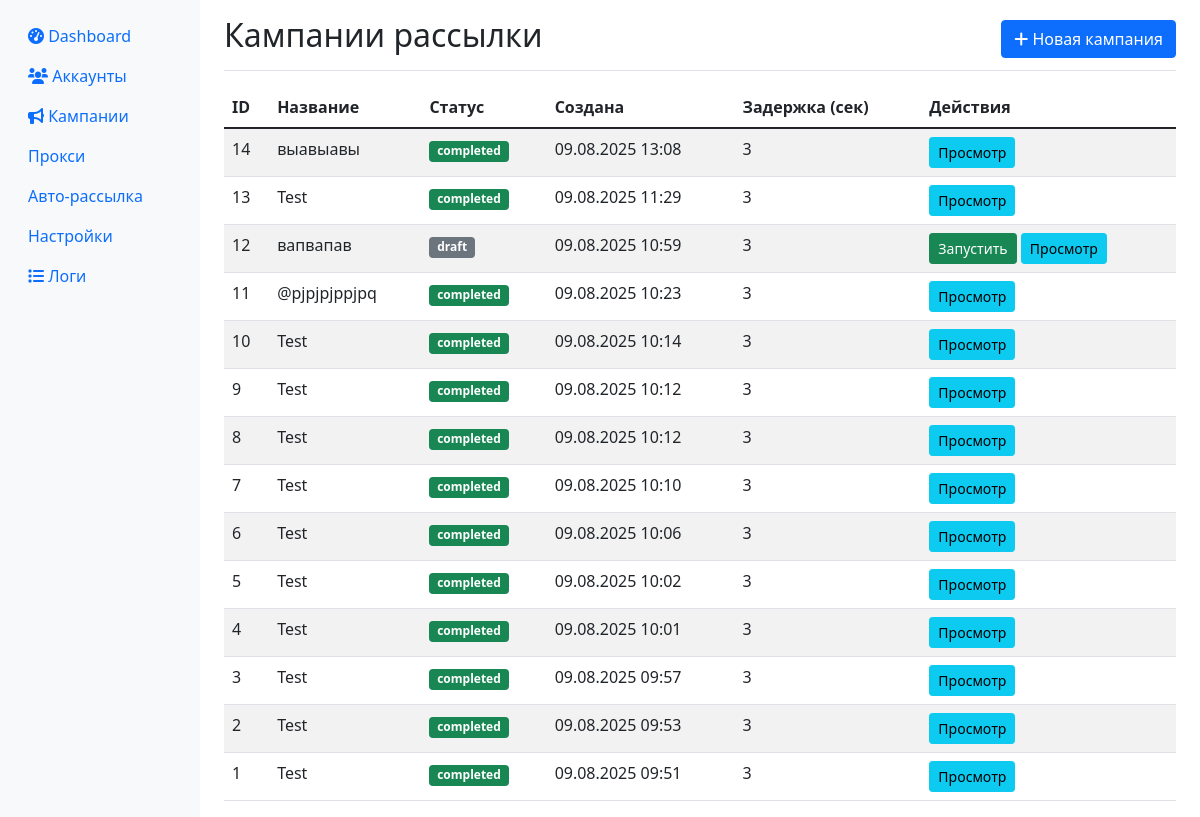
Page /campaigns on the committed database.
### app/database.py (models this page shows)
class Campaign(Base):
    __tablename__ = "campaigns"
    id = Column(Integer, primary_key=True, index=True)
    name = Column(String)
    status = Column(String, default="draft")  # draft, running, paused, completed
    created_at = Column(DateTime, default=datetime.utcnow)
    channel_message = Column(Text)
    group_message = Column(Text)
    private_message = Column(Text)
    delay_seconds = Column(Integer, default=3)
    start_time = Column(DateTime, nullable=True)
    channels_list = Column(Text)  # JSON список каналов
    groups_list = Column(Text)    # JSON список групп
    private_list = Column(Text)   # JSON список приватных чатов
    attachment_path = Column(String, nullable=True)

### app/web.py (the view)
@app.get("/campaigns", response_class=HTMLResponse)
async def campaigns_page(request: Request, db: Session = Depends(get_db)):
    campaigns = db.query(Campaign).order_by(Campaign.created_at.desc()).all()
    return templates.TemplateResponse("campaigns.html", {
        "request": request,
        "campaigns": campaigns
    })

### templates/campaigns.html (shortened to what this page needs)
{% extends "base.html" %}
{% block content %}
<div class="d-flex justify-content-between flex-wrap flex-md-nowrap align-items-center pt-3 pb-2 mb-3 border-bottom">
    <h1 class="h2">Кампании рассылки</h1>
    <a href="/campaigns/new" class="btn btn-primary">
        <i class="fas fa-plus"></i> Новая кампания
    </a>
</div>
<div class="table-responsive">
    <table class="table table-striped">
        <thead>
            <tr>
                <th>ID</th>
                <th>Название</th>
                <th>Статус</th>
                <th>Создана</th>
                <th>Задержка (сек)</th>
                <th>Действия</th>
            </tr>
        </thead>
        <tbody>
            {% for campaign in campaigns %}
            <tr>
                <td>{{ campaign.id }}</td>
                <td>{{ campaign.name }}</td>
                <td>
                    <span class="badge bg-{% if campaign.status == 'running' %}primary{% elif campaign.status == 'completed' %}success{% elif campaign.status == 'paused' %}warning{% else %}secondary{% endif %}">
                        {{ campaign.status }}
                    </span>
                </td>
                <td>{{ campaign.created_at.strftime('%d.%m.%Y %H:%M') }}</td>
                <td>{{ campaign.delay_seconds }}</td>
                <td>
                    {% if campaign.status == 'draft' or campaign.status == 'paused' %}
                    <button class="btn btn-sm btn-success" onclick="startCampaign({{ campaign.id }})">
                        Запустить
                    </button>
                    {% elif campaign.status == 'running' %}
                    <button class="btn btn-sm btn-warning" onclick="stopCampaign({{ campaign.id }})">
                        Остановить
                    </button>
                    {% endif %}
                    <button class="btn btn-sm btn-info" onclick="viewCampaign({{ campaign.id }})">
                        Просмотр
                    </button>
                </td>
            </tr>
            {% endfor %}
        </tbody>
    </table>
</div>
{% endblock %}

### rows in the picture
Campaign: id "14", name "выавыавы", status "completed", created_at "09.08.2025 13:08", delay_seconds "3"
Campaign: id "13", name "Test", status "completed", created_at "09.08.2025 11:29", delay_seconds "3"
Campaign: id "12", name "вапвапав", status "draft", created_at "09.08.2025 10:59", delay_seconds "3"
Campaign: id "11", name "@pjpjpjppjpq", status "completed", created_at "09.08.2025 10:23", delay_seconds "3"
Campaign: id "10", name "Test", status "completed", created_at "09.08.2025 10:14", delay_seconds "3"
Campaign: id "9", name "Test", status "completed", created_at "09.08.2025 10:12", delay_seconds "3"
Campaign: id "8", name "Test", status "completed", created_at "09.08.2025 10:12", delay_seconds "3"
Campaign: id "7", name "Test", status "completed", created_at "09.08.2025 10:10", delay_seconds "3"
Campaign: id "6", name "Test", status "completed", created_at "09.08.2025 10:06", delay_seconds "3"
Campaign: id "5", name "Test", status "completed", created_at "09.08.2025 10:02", delay_seconds "3"
Campaign: id "4", name "Test", status "completed", created_at "09.08.2025 10:01", delay_seconds "3"
Campaign: id "3", name "Test", status "completed", created_at "09.08.2025 09:57", delay_seconds "3"
Campaign: id "2", name "Test", status "completed", created_at "09.08.2025 09:53", delay_seconds "3"
Campaign: id "1", name "Test", status "completed", created_at "09.08.2025 09:51", delay_seconds "3"
